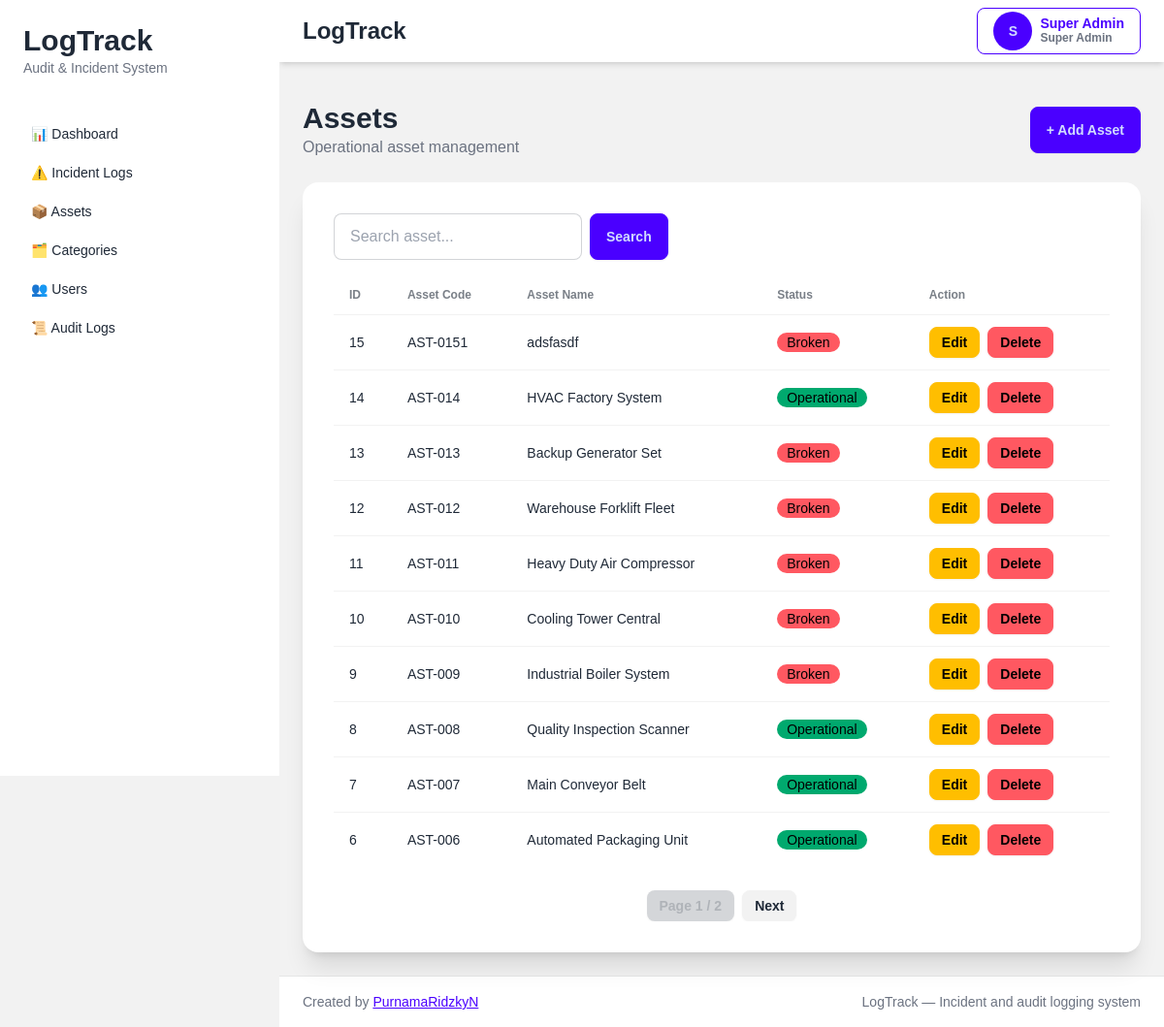
Screenshot of /assets (signed in) with the database file from the repository.
### tables this page shows
CREATE TABLE assets (

    id INTEGER PRIMARY KEY AUTOINCREMENT,

    asset_code VARCHAR(255) UNIQUE NOT NULL,

    asset_name VARCHAR(255) NOT NULL,

    status VARCHAR(50) DEFAULT 'Operational',

    created_at DATETIME,

    updated_at DATETIME,

    is_deleted INTEGER DEFAULT 0
);

### app/controllers/asset_controller.py (the view, shortened to what this page needs)
def asset_index():
    conn = None
    try:
        conn = get_db_connection()
        role = session.get("role")
        role = int(role) if role is not None else 2
        page = request.args.get("page", 1, type=int)
        q = request.args.get("q", "")
        limit = 10
        offset = (page - 1) * limit
        params = []
        if role == 0:
            base_query = "FROM assets WHERE 1=1"
        else:
            base_query = "FROM assets WHERE is_deleted = 0"
        if q:
            base_query += " AND (asset_code LIKE ? OR asset_name LIKE ? OR status LIKE ?)"
            params.extend([f"%{q}%", f"%{q}%", f"%{q}%"])
        total = conn.execute(
            f"SELECT COUNT(*) {base_query}",
            params
        ).fetchone()[0]
        assets = conn.execute(
            f"""
            SELECT *
            {base_query}
            ORDER BY id DESC
            LIMIT ? OFFSET ?
            """,
            params + [limit, offset]
        ).fetchall()
        total_pages = (total + limit - 1) // limit
        return render_template(
            "assets/index.html",
            assets=assets,
            page=page,
            total_pages=total_pages,
            q=q,
            role=role
        )
    finally:
        if conn:
            conn.close()

### app/app.py (called while the page is built)
def create_app():
    app = Flask(__name__)
    app.config.from_object(
        "app.config.Config"
    )
    app.add_template_filter(
        timesince,
        "timesince"
    )
    @app.context_processor
    def inject_user():
        return {
            "role": session.get("role"),
            "user_name": session.get("name"),
            "user_id": session.get("user_id")
        }
    from app.routes.web import register_routes
    register_routes(app)
    return app

### app/database/connection.py (called while the page is built)
def get_db_connection():
    conn = sqlite3.connect(
        Config.DATABASE_PATH,
        timeout=30,
        isolation_level=None,
        check_same_thread=False
    )
    conn.row_factory = sqlite3.Row
    conn.execute("PRAGMA foreign_keys = ON")
    conn.execute("PRAGMA journal_mode = WAL")
    return conn

### app/templates/assets/index.html (shortened to what this page needs)
{% extends "layouts/app.html" %} {% block title %}Assets{% endblock %} {% block
content %}
<div class="flex items-center justify-between mb-6">
  <div>
    <h1 class="text-3xl font-bold">Assets</h1>
    <p class="text-gray-500">Operational asset management</p>
  </div>
  <a href="/assets/create" class="btn btn-primary"> + Add Asset </a>
</div>
<div class="card bg-base-100 shadow-xl">
  <div class="card-body">
    <div class="overflow-x-auto">
      <form method="GET" class="flex gap-2 mb-4">
        <input
          type="text"
          name="q"
          value="{{ q }}"
          placeholder="Search asset..."
          class="input input-bordered w-64" />
        <button class="btn btn-primary">Search</button>
      </form>
      <table class="table">
        <thead>
          <tr>
            {% if role == 0 %}
            <th>ID</th>
            {% endif %}
            <th>Asset Code</th>
            <th>Asset Name</th>
            <th>Status</th>
            <th>Action</th>
          </tr>
        </thead>
        <tbody>
          {% for asset in assets %}
          <tr>
            {% if role == 0 %}
            <td>{{ asset.id }}</td>
            {% endif %}
            <td>{{ asset.asset_code }}</td>
            <td>{{ asset.asset_name }}</td>
            <td>
              {% if asset.status == 'Operational' %}
              <div class="badge badge-success">Operational</div>
              {% elif asset.status == 'Maintenance' %}
              <div class="badge badge-warning">Maintenance</div>
              {% else %}
              <div class="badge badge-error">Broken</div>
              {% endif %}
            </td>
            <td class="flex gap-2">
              <a
                href="/assets/{{ asset.id }}/edit"
                class="btn btn-warning btn-sm">
                Edit
              </a>
              {% if role != 2 and asset.is_deleted == 0 %}
              <button
                class="btn btn-error btn-sm"
                onclick="openModal('delete', {{ asset.id }})">
                Delete
              </button>
              {% endif %}
            </td>
          </tr>
          {% endfor %}
        </tbody>
      </table>
      <div class="flex justify-center mt-6 gap-2">
        <span class="btn btn-sm btn-disabled">
          Page {{ page }} / {{ total_pages }}
        </span>
        {% if page < total_pages %}
        <a href="/assets?page={{ page + 1 }}&q={{ q }}" class="btn btn-sm">
          Next
        </a>
        {% endif %}
      </div>
    </div>
  </div>
</div>
{% endblock %}

### app/static/css/app.css (style rules this page uses)
body { font-family: sans-serif; }

### rows the page displays
assets: id "15", asset_code "AST-0151", asset_name "adsfasdf", status "Broken"
assets: id "14", asset_code "AST-014", asset_name "HVAC Factory System", status "Operational"
assets: id "13", asset_code "AST-013", asset_name "Backup Generator Set", status "Broken"
assets: id "12", asset_code "AST-012", asset_name "Warehouse Forklift Fleet", status "Broken"
assets: id "11", asset_code "AST-011", asset_name "Heavy Duty Air Compressor", status "Broken"
assets: id "10", asset_code "AST-010", asset_name "Cooling Tower Central", status "Broken"
assets: id "9", asset_code "AST-009", asset_name "Industrial Boiler System", status "Broken"
assets: id "8", asset_code "AST-008", asset_name "Quality Inspection Scanner", status "Operational"
assets: id "7", asset_code "AST-007", asset_name "Main Conveyor Belt", status "Operational"
assets: id "6", asset_code "AST-006", asset_name "Automated Packaging Unit", status "Operational"

### other values shown
{{ session["name"][0]|upper }} "S"
{{ session["name"] }} "Super Admin"
{{ page }} "1"
{{ total_pages }} "2"
